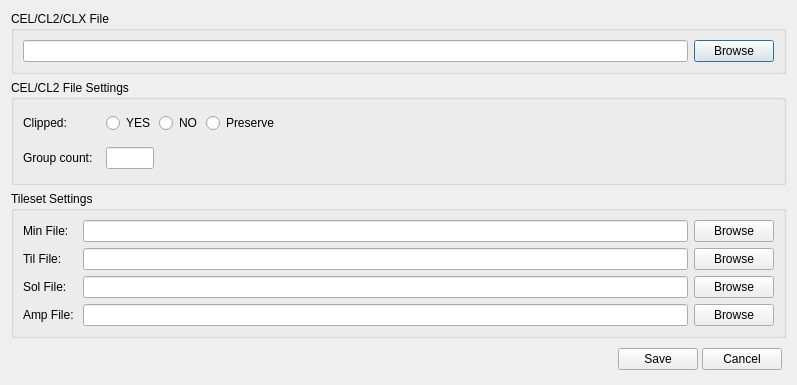
<?xml version="1.0" encoding="UTF-8"?>
<ui version="4.0">
 <class>SaveAsDialog</class>
 <widget class="QDialog" name="SaveAsDialog">
  <property name="geometry">
   <rect>
    <x>0</x>
    <y>0</y>
    <width>797</width>
    <height>368</height>
   </rect>
  </property>
  <property name="minimumSize">
   <size>
    <width>0</width>
    <height>0</height>
   </size>
  </property>
  <property name="windowTitle">
   <string>Save As</string>
  </property>
  <property name="modal">
   <bool>true</bool>
  </property>
  <layout class="QVBoxLayout" name="verticalLayout">
   <item>
    <widget class="QGroupBox" name="outputFileGroupBox">
     <property name="sizePolicy">
      <sizepolicy hsizetype="Preferred" vsizetype="Preferred">
       <horstretch>0</horstretch>
       <verstretch>0</verstretch>
      </sizepolicy>
     </property>
     <property name="minimumSize">
      <size>
       <width>0</width>
       <height>0</height>
      </size>
     </property>
     <property name="maximumSize">
      <size>
       <width>16777215</width>
       <height>16777215</height>
      </size>
     </property>
     <property name="title">
      <string>CEL/CL2/CLX File</string>
     </property>
     <layout class="QHBoxLayout" name="horizontalLayout_4">
      <item>
       <widget class="QLineEdit" name="outputCelFileEdit">
        <property name="readOnly">
         <bool>true</bool>
        </property>
       </widget>
      </item>
      <item>
       <widget class="QPushButton" name="outputCelFileBrowseButton">
        <property name="text">
         <string>Browse</string>
        </property>
       </widget>
      </item>
     </layout>
    </widget>
   </item>
   <item>
    <widget class="QGroupBox" name="celSettingsGroupBox">
     <property name="minimumSize">
      <size>
       <width>0</width>
       <height>0</height>
      </size>
     </property>
     <property name="title">
      <string>CEL/CL2 File Settings</string>
     </property>
     <layout class="QGridLayout" name="gridLayout_2">
      <item row="0" column="0">
       <widget class="QLabel" name="celClippedLabel">
        <property name="minimumSize">
         <size>
          <width>0</width>
          <height>0</height>
         </size>
        </property>
        <property name="maximumSize">
         <size>
          <width>16777215</width>
          <height>16777215</height>
         </size>
        </property>
        <property name="text">
         <string>Clipped: </string>
        </property>
       </widget>
      </item>
      <item row="1" column="0">
       <widget class="QLabel" name="celGroupLabel">
        <property name="minimumSize">
         <size>
          <width>0</width>
          <height>0</height>
         </size>
        </property>
        <property name="maximumSize">
         <size>
          <width>16777215</width>
          <height>16777215</height>
         </size>
        </property>
        <property name="text">
         <string>Group count: </string>
        </property>
       </widget>
      </item>
      <item row="0" column="1">
       <widget class="QWidget" name="celClippedWidget" native="true">
        <layout class="QHBoxLayout" name="horizontalLayout_7">
         <property name="spacing">
          <number>4</number>
         </property>
         <property name="leftMargin">
          <number>4</number>
         </property>
         <property name="topMargin">
          <number>4</number>
         </property>
         <property name="rightMargin">
          <number>4</number>
         </property>
         <property name="bottomMargin">
          <number>4</number>
         </property>
         <item>
          <widget class="QRadioButton" name="celClippedYesRadioButton">
           <property name="text">
            <string>YES</string>
           </property>
           <attribute name="buttonGroup">
            <string notr="true">celClippedButtonGroup</string>
           </attribute>
          </widget>
         </item>
         <item>
          <widget class="QRadioButton" name="celClippedNoRadioButton">
           <property name="text">
            <string>NO</string>
           </property>
           <attribute name="buttonGroup">
            <string notr="true">celClippedButtonGroup</string>
           </attribute>
          </widget>
         </item>
         <item>
          <widget class="QRadioButton" name="celClippedAutoRadioButton">
           <property name="text">
            <string>Preserve</string>
           </property>
           <attribute name="buttonGroup">
            <string notr="true">celClippedButtonGroup</string>
           </attribute>
          </widget>
         </item>
         <item>
          <spacer name="horizontalSpacer_2">
           <property name="orientation">
            <enum>Qt::Horizontal</enum>
           </property>
           <property name="sizeHint" stdset="0">
            <size>
             <width>140</width>
             <height>20</height>
            </size>
           </property>
          </spacer>
         </item>
        </layout>
       </widget>
      </item>
      <item row="1" column="1">
       <widget class="QWidget" name="celGroupWidget" native="true">
        <layout class="QHBoxLayout" name="horizontalLayout_5">
         <property name="spacing">
          <number>4</number>
         </property>
         <property name="leftMargin">
          <number>4</number>
         </property>
         <property name="topMargin">
          <number>4</number>
         </property>
         <property name="rightMargin">
          <number>4</number>
         </property>
         <property name="bottomMargin">
          <number>4</number>
         </property>
         <item>
          <widget class="QLineEdit" name="celGroupEdit">
           <property name="minimumSize">
            <size>
             <width>48</width>
             <height>0</height>
            </size>
           </property>
           <property name="maximumSize">
            <size>
             <width>48</width>
             <height>16777215</height>
            </size>
           </property>
           <property name="toolTip">
            <string>Number of groups</string>
           </property>
          </widget>
         </item>
         <item>
          <spacer name="framesHorizontalSpacer_2">
           <property name="orientation">
            <enum>Qt::Horizontal</enum>
           </property>
           <property name="sizeHint" stdset="0">
            <size>
             <width>40</width>
             <height>20</height>
            </size>
           </property>
          </spacer>
         </item>
        </layout>
       </widget>
      </item>
     </layout>
    </widget>
   </item>
   <item>
    <widget class="QGroupBox" name="tilSettingsGroupBox">
     <property name="minimumSize">
      <size>
       <width>0</width>
       <height>0</height>
      </size>
     </property>
     <property name="title">
      <string>Tileset Settings</string>
     </property>
     <layout class="QGridLayout" name="gridLayout_3">
      <item row="0" column="0">
       <widget class="QLabel" name="tilMinFileLabel">
        <property name="minimumSize">
         <size>
          <width>0</width>
          <height>0</height>
         </size>
        </property>
        <property name="maximumSize">
         <size>
          <width>16777215</width>
          <height>16777215</height>
         </size>
        </property>
        <property name="text">
         <string>Min File: </string>
        </property>
       </widget>
      </item>
      <item row="0" column="1">
       <widget class="QLineEdit" name="outputMinFileEdit">
        <property name="readOnly">
         <bool>true</bool>
        </property>
       </widget>
      </item>
      <item row="0" column="2">
       <widget class="QPushButton" name="outputMinFileBrowseButton">
        <property name="text">
         <string>Browse</string>
        </property>
       </widget>
      </item>
      <item row="1" column="0">
       <widget class="QLabel" name="tilTilFileLabel">
        <property name="minimumSize">
         <size>
          <width>0</width>
          <height>0</height>
         </size>
        </property>
        <property name="maximumSize">
         <size>
          <width>16777215</width>
          <height>16777215</height>
         </size>
        </property>
        <property name="text">
         <string>Til File: </string>
        </property>
       </widget>
      </item>
      <item row="1" column="1">
       <widget class="QLineEdit" name="outputTilFileEdit">
        <property name="readOnly">
         <bool>true</bool>
        </property>
       </widget>
      </item>
      <item row="1" column="2">
       <widget class="QPushButton" name="outputTilFileBrowseButton">
        <property name="text">
         <string>Browse</string>
        </property>
       </widget>
      </item>
      <item row="2" column="0">
       <widget class="QLabel" name="tilSolFileLabel">
        <property name="minimumSize">
         <size>
          <width>0</width>
          <height>0</height>
         </size>
        </property>
        <property name="maximumSize">
         <size>
          <width>16777215</width>
          <height>16777215</height>
         </size>
        </property>
        <property name="text">
         <string>Sol File: </string>
        </property>
       </widget>
      </item>
      <item row="2" column="1">
       <widget class="QLineEdit" name="outputSolFileEdit">
        <property name="readOnly">
         <bool>true</bool>
        </property>
       </widget>
      </item>
      <item row="2" column="2">
       <widget class="QPushButton" name="outputSolFileBrowseButton">
        <property name="text">
         <string>Browse</string>
        </property>
       </widget>
      </item>
      <item row="3" column="0">
       <widget class="QLabel" name="tilAmpnFileLabel">
        <property name="minimumSize">
         <size>
          <width>0</width>
          <height>0</height>
         </size>
        </property>
        <property name="maximumSize">
         <size>
          <width>16777215</width>
          <height>16777215</height>
         </size>
        </property>
        <property name="text">
         <string>Amp File: </string>
        </property>
       </widget>
      </item>
      <item row="3" column="1">
       <widget class="QLineEdit" name="outputAmpFileEdit">
        <property name="readOnly">
         <bool>true</bool>
        </property>
       </widget>
      </item>
      <item row="3" column="2">
       <widget class="QPushButton" name="outputAmpFileBrowseButton">
        <property name="text">
         <string>Browse</string>
        </property>
       </widget>
      </item>
     </layout>
    </widget>
   </item>
   <item>
    <spacer name="verticalSpacer">
     <property name="orientation">
      <enum>Qt::Vertical</enum>
     </property>
     <property name="sizeType">
      <enum>QSizePolicy::MinimumExpanding</enum>
     </property>
     <property name="sizeHint" stdset="0">
      <size>
       <width>0</width>
       <height>0</height>
      </size>
     </property>
    </spacer>
   </item>
   <item>
    <widget class="QWidget" name="saveButtonsWidget" native="true">
     <property name="minimumSize">
      <size>
       <width>0</width>
       <height>0</height>
      </size>
     </property>
     <property name="maximumSize">
      <size>
       <width>16777215</width>
       <height>16777215</height>
      </size>
     </property>
     <layout class="QHBoxLayout" name="horizontalLayout">
      <property name="spacing">
       <number>4</number>
      </property>
      <property name="leftMargin">
       <number>4</number>
      </property>
      <property name="topMargin">
       <number>4</number>
      </property>
      <property name="rightMargin">
       <number>4</number>
      </property>
      <property name="bottomMargin">
       <number>4</number>
      </property>
      <item>
       <spacer name="horizontalSpacer">
        <property name="orientation">
         <enum>Qt::Horizontal</enum>
        </property>
        <property name="sizeHint" stdset="0">
         <size>
          <width>345</width>
          <height>19</height>
         </size>
        </property>
       </spacer>
      </item>
      <item>
       <widget class="QPushButton" name="saveButton">
        <property name="text">
         <string>Save</string>
        </property>
       </widget>
      </item>
      <item>
       <widget class="QPushButton" name="saveCancelButton">
        <property name="text">
         <string>Cancel</string>
        </property>
       </widget>
      </item>
     </layout>
    </widget>
   </item>
  </layout>
 </widget>
 <resources/>
 <connections/>
 <buttongroups>
  <buttongroup name="celClippedButtonGroup"/>
  <buttongroup name="celGrouppedButtonGroup"/>
 </buttongroups>
</ui>
